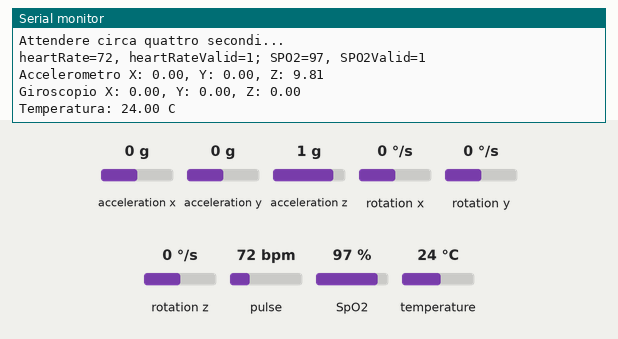
Bench run of a program on a simulated Seeed XIAO ESP32-S3. Parts: the last lines printed to the serial monitor. The test bench sets the inputs (shaded band); at power-on: acceleration x 0 g, acceleration y 0 g, acceleration z 1 g, rotation x 0 °/s, rotation y 0 °/s, rotation z 0 °/s, pulse 72 bpm, SpO2 97 %, temperature 24 °C.

Above: at 9.8 s.
9.9 s: acceleration x set to -1.4 g
At 10.8 s:
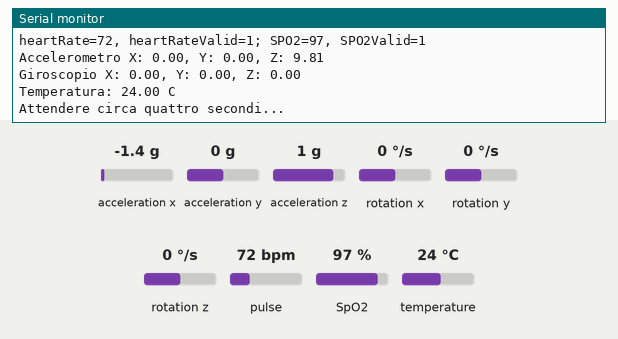
17.0 s: acceleration y set to -1.4 g
At 19.8 s:
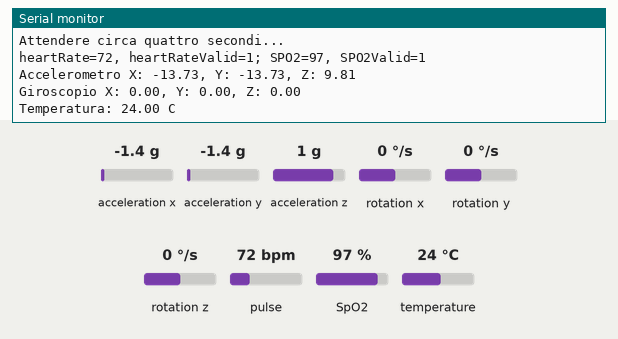
24.1 s: acceleration z set to -1.4 g
At 29.3 s:
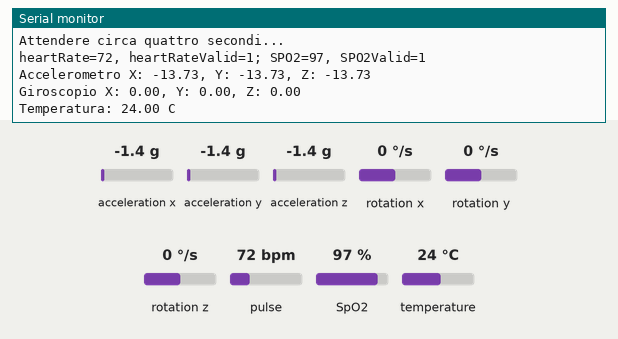
31.2 s: rotation x set to -192 °/s
At 36.4 s:
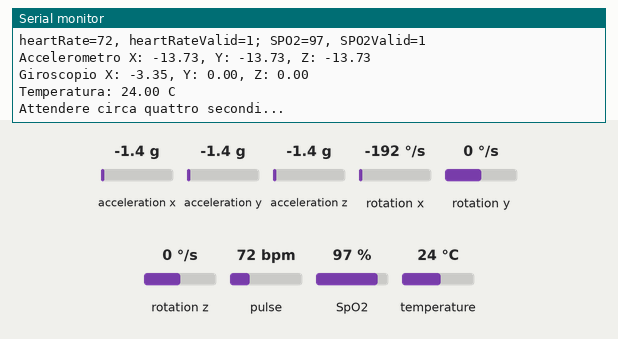
38.3 s: rotation y set to -192 °/s
At 40.4 s:
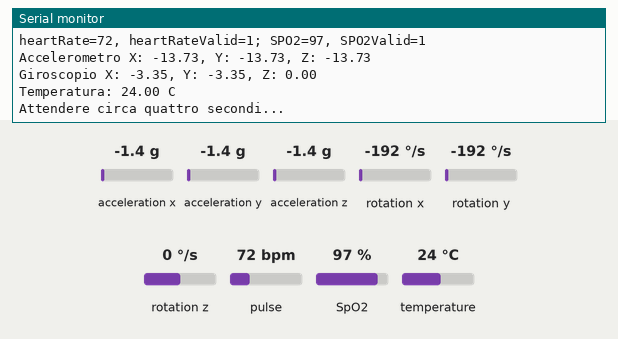

Measured:
- after the input at 17.0 s, the serial monitor: prints a new line after 2.0 s (image 2)
- after the input at 24.1 s, the serial monitor: prints a new line after 4.9 s (image 3)
- after the input at 31.2 s, the serial monitor: prints a new line after 2.8 s (image 4)
- after the input at 38.3 s, the serial monitor: prints a new line after 0.73 s (image 5)

The program:

main.cpp
```cpp
#include <DFRobot_MAX30102.h>
#include <Wire.h>
#include <Adafruit_MPU6050.h>
#include <Adafruit_Sensor.h>

DFRobot_MAX30102 particleSensor;
Adafruit_MPU6050 mpu;

// Variabili per il MAX30102
int32_t SPO2; // SPO2
int8_t SPO2Valid; // Flag per verificare se il calcolo di SPO2 è valido
int32_t heartRate; // Frequenza cardiaca
int8_t heartRateValid; // Flag per verificare se il calcolo della frequenza cardiaca è valido

// Variabili per l'MPU6050
sensors_event_t a, g, temp;

void setup() {
  // Inizializza la seriale
  Serial.begin(921600);

  // Imposta il bus I2C con SDA su GPIO5 e SCL su GPIO6
  Wire.begin(5, 6);

  // Inizializza il sensore MAX30102
  while (!particleSensor.begin()) {
    Serial.println("MAX30102 non trovato");
    delay(1000);
  }

  // Configura il MAX30102
  particleSensor.sensorConfiguration(/*ledBrightness=*/50, /*sampleAverage=*/SAMPLEAVG_4, \
                        /*ledMode=*/MODE_MULTILED, /*sampleRate=*/SAMPLERATE_100, \
                        /*pulseWidth=*/PULSEWIDTH_411, /*adcRange=*/ADCRANGE_16384);

  // Inizializza il sensore MPU6050
  if (!mpu.begin()) {
    Serial.println("MPU6050 non trovato!");
    while (1) {
      delay(10);
    }
  }

  // Configura il MPU6050
  mpu.setAccelerometerRange(MPU6050_RANGE_8_G);
  mpu.setGyroRange(MPU6050_RANGE_500_DEG);
  mpu.setFilterBandwidth(MPU6050_BAND_21_HZ);

  Serial.println("Sensori inizializzati");
}

void loop() {
  // Leggi e stampa i dati dal sensore MAX30102
  Serial.println(F("Attendere circa quattro secondi..."));
  particleSensor.heartrateAndOxygenSaturation(&SPO2, &SPO2Valid, &heartRate, &heartRateValid);

  Serial.print(F("heartRate="));
  Serial.print(heartRate, DEC);
  Serial.print(F(", heartRateValid="));
  Serial.print(heartRateValid, DEC);
  Serial.print(F("; SPO2="));
  Serial.print(SPO2, DEC);
  Serial.print(F(", SPO2Valid="));
  Serial.println(SPO2Valid, DEC);

  // Leggi e stampa i dati dal sensore MPU6050
  mpu.getEvent(&a, &g, &temp);
  Serial.print("Accelerometro X: ");
  Serial.print(a.acceleration.x);
  Serial.print(", Y: ");
  Serial.print(a.acceleration.y);
  Serial.print(", Z: ");
  Serial.println(a.acceleration.z);

  Serial.print("Giroscopio X: ");
  Serial.print(g.gyro.x);
  Serial.print(", Y: ");
  Serial.print(g.gyro.y);
  Serial.print(", Z: ");
  Serial.println(g.gyro.z);

  Serial.print("Temperatura: ");
  Serial.print(temp.temperature);
  Serial.println(" C");

  delay(1000); // Pausa tra le letture
}
```
